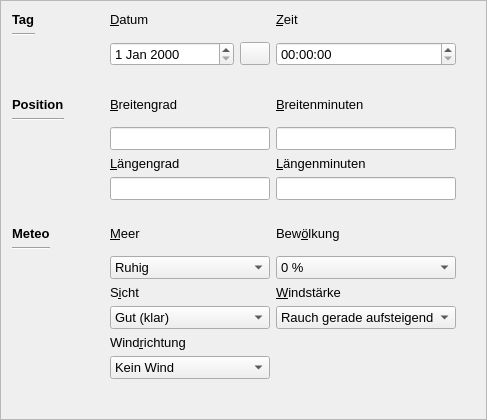
             <widget class="QFrame" name="frame_2">
              <property name="frameShape">
               <enum>QFrame::StyledPanel</enum>
              </property>
              <property name="frameShadow">
               <enum>QFrame::Raised</enum>
              </property>
              <layout class="QVBoxLayout" name="verticalLayout_5">
               <property name="rightMargin">
                <number>30</number>
               </property>
               <property name="bottomMargin">
                <number>0</number>
               </property>
               <item>
                <layout class="QGridLayout" name="gridLayout">
                 <item row="10" column="1">
                  <widget class="QComboBox" name="comboBoxSea">
                   <property name="font">
                    <font>
                     <family>Arial</family>
                     <pointsize>10</pointsize>
                    </font>
                   </property>
                   <item>
                    <property name="text">
                     <string>Ruhig</string>
                    </property>
                   </item>
                   <item>
                    <property name="text">
                     <string>Ruhig +</string>
                    </property>
                   </item>
                   <item>
                    <property name="text">
                     <string>Schön / Günstig</string>
                    </property>
                   </item>
                   <item>
                    <property name="text">
                     <string>Ruhig +</string>
                    </property>
                   </item>
                   <item>
                    <property name="text">
                     <string>Leicht unruhig</string>
                    </property>
                   </item>
                   <item>
                    <property name="text">
                     <string>Leicht unruhig +</string>
                    </property>
                   </item>
                   <item>
                    <property name="text">
                     <string>Unruhig</string>
                    </property>
                   </item>
                   <item>
                    <property name="text">
                     <string>Leicht bis sehr unruhig</string>
                    </property>
                   </item>
                   <item>
                    <property name="text">
                     <string>Sehr unruhig</string>
                    </property>
                   </item>
                   <item>
                    <property name="text">
                     <string>Unruhig +</string>
                    </property>
                   </item>
                   <item>
                    <property name="text">
                     <string>Stürmisch</string>
                    </property>
                   </item>
                   <item>
                    <property name="text">
                     <string>Stürmisch +</string>
                    </property>
                   </item>
                  </widget>
                 </item>
                 <item row="12" column="1">
                  <widget class="QComboBox" name="comboBoxSight">
                   <property name="font">
                    <font>
                     <family>Arial</family>
                     <pointsize>10</pointsize>
                    </font>
                   </property>
                   <item>
                    <property name="text">
                     <string>Gut (klar)</string>
                    </property>
                   </item>
                   <item>
                    <property name="text">
                     <string>Mässig (leicht dunstig)</string>
                    </property>
                   </item>
                   <item>
                    <property name="text">
                     <string>Gering (sehr dunstig)</string>
                    </property>
                   </item>
                  </widget>
                 </item>
                 <item row="4" column="2">
                  <widget class="QLabel" name="labelBreitenminuten">
                   <property name="font">
                    <font>
                     <family>Arial</family>
                     <pointsize>10</pointsize>
                    </font>
                   </property>
                   <property name="text">
                    <string>&amp;Breitenminuten</string>
                   </property>
                   <property name="alignment">
                    <set>Qt::AlignLeading|Qt::AlignLeft|Qt::AlignTop</set>
                   </property>
                   <property name="buddy">
                    <cstring>lineEditBreitenMinuten</cstring>
                   </property>
                  </widget>
                 </item>
                 <item row="5" column="1">
                  <widget class="QLineEdit" name="lineEditBreitenGrad">
                   <property name="font">
                    <font>
                     <family>Arial</family>
                     <pointsize>10</pointsize>
                    </font>
                   </property>
                  </widget>
                 </item>
                 <item row="6" column="1">
                  <widget class="QLabel" name="labelLangenGrad">
                   <property name="font">
                    <font>
                     <family>Arial</family>
                     <pointsize>10</pointsize>
                    </font>
                   </property>
                   <property name="text">
                    <string>&amp;Längengrad</string>
                   </property>
                   <property name="alignment">
                    <set>Qt::AlignLeading|Qt::AlignLeft|Qt::AlignTop</set>
                   </property>
                   <property name="buddy">
                    <cstring>lineEditLangenGrad</cstring>
                   </property>
                  </widget>
                 </item>
                 <item row="9" column="1">
                  <widget class="QLabel" name="labelSea">
                   <property name="font">
                    <font>
                     <family>Arial</family>
                     <pointsize>10</pointsize>
                    </font>
                   </property>
                   <property name="text">
                    <string>&amp;Meer</string>
                   </property>
                   <property name="alignment">
                    <set>Qt::AlignLeading|Qt::AlignLeft|Qt::AlignTop</set>
                   </property>
                   <property name="buddy">
                    <cstring>comboBoxSea</cstring>
                   </property>
                  </widget>
                 </item>
                 <item row="11" column="2">
                  <widget class="QLabel" name="labelWindStrength">
                   <property name="font">
                    <font>
                     <family>Arial</family>
                     <pointsize>10</pointsize>
                    </font>
                   </property>
                   <property name="text">
                    <string>&amp;Windstärke</string>
                   </property>
                   <property name="alignment">
                    <set>Qt::AlignLeading|Qt::AlignLeft|Qt::AlignTop</set>
                   </property>
                   <property name="buddy">
                    <cstring>comboBoxWindStrength</cstring>
                   </property>
                  </widget>
                 </item>
                 <item row="6" column="2">
                  <widget class="QLabel" name="labelLangenMinuten">
                   <property name="font">
                    <font>
                     <family>Arial</family>
                     <pointsize>10</pointsize>
                    </font>
                   </property>
                   <property name="text">
                    <string>&amp;Längenminuten</string>
                   </property>
                   <property name="alignment">
                    <set>Qt::AlignLeading|Qt::AlignLeft|Qt::AlignTop</set>
                   </property>
                   <property name="buddy">
                    <cstring>lineEditLangenMinuten</cstring>
                   </property>
                  </widget>
                 </item>
                 <item row="3" column="2">
                  <spacer name="horizontalSpacer_4">
                   <property name="orientation">
                    <enum>Qt::Horizontal</enum>
                   </property>
                   <property name="sizeHint" stdset="0">
                    <size>
                     <width>40</width>
                     <height>25</height>
                    </size>
                   </property>
                  </spacer>
                 </item>
                 <item row="7" column="1">
                  <widget class="QLineEdit" name="lineEditLangenGrad">
                   <property name="font">
                    <font>
                     <family>Arial</family>
                     <pointsize>10</pointsize>
                    </font>
                   </property>
                  </widget>
                 </item>
                 <item row="0" column="1">
                  <widget class="QLabel" name="labelDate">
                   <property name="font">
                    <font>
                     <family>Arial</family>
                     <pointsize>10</pointsize>
                    </font>
                   </property>
                   <property name="text">
                    <string>&amp;Datum</string>
                   </property>
                   <property name="alignment">
                    <set>Qt::AlignLeading|Qt::AlignLeft|Qt::AlignTop</set>
                   </property>
                   <property name="buddy">
                    <cstring>dateEdit</cstring>
                   </property>
                  </widget>
                 </item>
                 <item row="4" column="1">
                  <widget class="QLabel" name="labelBreitenGrad">
                   <property name="font">
                    <font>
                     <family>Arial</family>
                     <pointsize>10</pointsize>
                    </font>
                   </property>
                   <property name="text">
                    <string>&amp;Breitengrad</string>
                   </property>
                   <property name="alignment">
                    <set>Qt::AlignLeading|Qt::AlignLeft|Qt::AlignTop</set>
                   </property>
                   <property name="buddy">
                    <cstring>lineEditBreitenGrad</cstring>
                   </property>
                  </widget>
                 </item>
                 <item row="7" column="2">
                  <widget class="QLineEdit" name="lineEditLangenMinuten">
                   <property name="font">
                    <font>
                     <family>Arial</family>
                     <pointsize>10</pointsize>
                    </font>
                   </property>
                  </widget>
                 </item>
                 <item row="5" column="2">
                  <widget class="QLineEdit" name="lineEditBreitenMinuten">
                   <property name="font">
                    <font>
                     <family>Arial</family>
                     <pointsize>10</pointsize>
                    </font>
                   </property>
                  </widget>
                 </item>
                 <item row="8" column="2">
                  <spacer name="horizontalSpacer_5">
                   <property name="orientation">
                    <enum>Qt::Horizontal</enum>
                   </property>
                   <property name="sizeHint" stdset="0">
                    <size>
                     <width>40</width>
                     <height>20</height>
                    </size>
                   </property>
                  </spacer>
                 </item>
                 <item row="0" column="2">
                  <widget class="QLabel" name="labelTime">
                   <property name="font">
                    <font>
                     <family>Arial</family>
                     <pointsize>10</pointsize>
                    </font>
                   </property>
                   <property name="text">
                    <string>&amp;Zeit</string>
                   </property>
                   <property name="alignment">
                    <set>Qt::AlignLeading|Qt::AlignLeft|Qt::AlignTop</set>
                   </property>
                   <property name="buddy">
                    <cstring>timeEdit</cstring>
                   </property>
                  </widget>
                 </item>
                 <item row="1" column="1">
                  <layout class="QHBoxLayout" name="horizontalLayout_8">
                   <item>
                    <widget class="QDateEdit" name="dateEdit">
                     <property name="font">
                      <font>
                       <family>Arial</family>
                       <pointsize>10</pointsize>
                      </font>
                     </property>
                    </widget>
                   </item>
                   <item>
                    <widget class="QPushButton" name="pushButtonCalendar">
                     <property name="maximumSize">
                      <size>
                       <width>30</width>
                       <height>16777215</height>
                      </size>
                     </property>
                     <property name="font">
                      <font>
                       <family>Arial</family>
                       <pointsize>10</pointsize>
                      </font>
                     </property>
                     <property name="text">
                      <string/>
                     </property>
                     <property name="icon">
                      <iconset resource="resources.qrc">
                       <normaloff>:/logos/calendarIcon.png</normaloff>:/logos/calendarIcon.png</iconset>
                     </property>
                    </widget>
                   </item>
                  </layout>
                 </item>
                 <item row="12" column="2">
                  <widget class="QComboBox" name="comboBoxWindStrength">
                   <property name="font">
                    <font>
                     <family>Arial</family>
                     <pointsize>10</pointsize>
                    </font>
                   </property>
                   <item>
                    <property name="text">
                     <string>Rauch gerade aufsteigend</string>
                    </property>
                   </item>
                   <item>
                    <property name="text">
                     <string>Knapp leiser Zug</string>
                    </property>
                   </item>
                   <item>
                    <property name="text">
                     <string>Leiser Zug</string>
                    </property>
                   </item>
                   <item>
                    <property name="text">
                     <string>Knapp leichte Brise</string>
                    </property>
                   </item>
                   <item>
                    <property name="text">
                     <string>Leichte Brise</string>
                    </property>
                   </item>
                   <item>
                    <property name="text">
                     <string>Knapp schwache Brise</string>
                    </property>
                   </item>
                   <item>
                    <property name="text">
                     <string>Schwache Brise</string>
                    </property>
                   </item>
                   <item>
                    <property name="text">
                     <string>Knapp mässige Brise</string>
                    </property>
                   </item>
                   <item>
                    <property name="text">
                     <string>Mässige Brise</string>
                    </property>
                   </item>
                   <item>
                    <property name="text">
                     <string>Knapp frische Brise</string>
                    </property>
                   </item>
                   <item>
                    <property name="text">
                     <string>Frische Brise</string>
                    </property>
                   </item>
                   <item>
                    <property name="text">
                     <string>Starker Wind</string>
                    </property>
                   </item>
                   <item>
                    <property name="text">
                     <string>Steifer Wind</string>
                    </property>
                   </item>
                   <item>
                    <property name="text">
                     <string>Knapp stürmischer Wind</string>
                    </property>
                   </item>
                   <item>
                    <property name="text">
                     <string>Stürmischer Wind</string>
                    </property>
                   </item>
                   <item>
                    <property name="text">
                     <string>Sturm</string>
                    </property>
                   </item>
                   <item>
                    <property name="text">
                     <string>Schwerer Sturm</string>
                    </property>
                   </item>
                   <item>
                    <property name="text">
                     <string>Orkanartiger Sturm</string>
                    </property>
                   </item>
                   <item>
                    <property name="text">
                     <string>Orkan</string>
                    </property>
                   </item>
                  </widget>
                 </item>
                 <item row="10" column="2">
                  <widget class="QComboBox" name="comboBoxClouds">
                   <property name="font">
                    <font>
                     <family>Arial</family>
                     <pointsize>10</pointsize>
                    </font>
                   </property>
                   <item>
                    <property name="text">
                     <string>0 %</string>
                    </property>
                   </item>
                   <item>
                    <property name="text">
                     <string>12.5 %</string>
                    </property>
                   </item>
                   <item>
                    <property name="text">
                     <string>25 %</string>
                    </property>
                   </item>
                   <item>
                    <property name="text">
                     <string>37.5 %</string>
                    </property>
                   </item>
                   <item>
                    <property name="text">
                     <string>50 %</string>
                    </property>
                   </item>
                   <item>
                    <property name="text">
                     <string>62.5 %</string>
                    </property>
                   </item>
                   <item>
                    <property name="text">
                     <string>75 %</string>
                    </property>
                   </item>
                   <item>
                    <property name="text">
                     <string>87.5 %</string>
                    </property>
                   </item>
                   <item>
                    <property name="text">
                     <string>100 %</string>
                    </property>
                   </item>
                  </widget>
                 </item>
                 <item row="13" column="1">
                  <widget class="QLabel" name="labelWindDirection">
                   <property name="font">
                    <font>
                     <family>Arial</family>
                     <pointsize>10</pointsize>
                    </font>
                   </property>
                   <property name="text">
                    <string>Wind&amp;richtung</string>
                   </property>
                   <property name="alignment">
                    <set>Qt::AlignLeading|Qt::AlignLeft|Qt::AlignTop</set>
                   </property>
                   <property name="buddy">
                    <cstring>comboBoxWindDirection</cstring>
                   </property>
                  </widget>
                 </item>
                 <item row="1" column="2">
                  <widget class="QTimeEdit" name="timeEdit">
                   <property name="font">
                    <font>
                     <family>Arial</family>
                     <pointsize>10</pointsize>
                    </font>
                   </property>
                  </widget>
                 </item>
                 <item row="14" column="1">
                  <widget class="QComboBox" name="comboBoxWindDirection">
                   <property name="font">
                    <font>
                     <family>Arial</family>
                     <pointsize>10</pointsize>
                    </font>
                   </property>
                   <item>
                    <property name="text">
                     <string>Kein Wind</string>
                    </property>
                   </item>
                   <item>
                    <property name="text">
                     <string>Ost</string>
                    </property>
                   </item>
                   <item>
                    <property name="text">
                     <string>Ost-Nord-Ost</string>
                    </property>
                   </item>
                   <item>
                    <property name="text">
                     <string>Ost-Süd-Ost</string>
                    </property>
                   </item>
                   <item>
                    <property name="text">
                     <string>Nord</string>
                    </property>
                   </item>
                   <item>
                    <property name="text">
                     <string>Nord-Ost</string>
                    </property>
                   </item>
                   <item>
                    <property name="text">
                     <string>Nord-Nord-Ost</string>
                    </property>
                   </item>
                   <item>
                    <property name="text">
                     <string>Nord-West</string>
                    </property>
                   </item>
                   <item>
                    <property name="text">
                     <string>Nord-Nord-West</string>
                    </property>
                   </item>
                   <item>
                    <property name="text">
                     <string>Süd</string>
                    </property>
                   </item>
                   <item>
                    <property name="text">
                     <string>Süd-Ost</string>
                    </property>
                   </item>
                   <item>
                    <property name="text">
                     <string>Süd-Süd-Ost</string>
                    </property>
                   </item>
                   <item>
                    <property name="text">
                     <string>Süd-West</string>
                    </property>
                   </item>
                   <item>
                    <property name="text">
                     <string>Süd-Süd-West</string>
                    </property>
                   </item>
                   <item>
                    <property name="text">
                     <string>West</string>
                    </property>
                   </item>
                   <item>
                    <property name="text">
                     <string>West-Nord-West</string>
                    </property>
                   </item>
                   <item>
                    <property name="text">
                     <string>West-Süd-West</string>
                    </property>
                   </item>
                  </widget>
                 </item>
                 <item row="0" column="0">
                  <layout class="QHBoxLayout" name="horizontalLayout_55">
                   <item>
                    <layout class="QVBoxLayout" name="verticalLayout_19">
                     <item>
                      <widget class="QLabel" name="labelMetaTime">
                       <property name="font">
                        <font>
                         <family>Arial</family>
                         <pointsize>10</pointsize>
                         <weight>75</weight>
                         <bold>true</bold>
                        </font>
                       </property>
                       <property name="text">
                        <string>Tag</string>
                       </property>
                       <property name="alignment">
                        <set>Qt::AlignLeading|Qt::AlignLeft|Qt::AlignTop</set>
                       </property>
                      </widget>
                     </item>
                     <item>
                      <widget class="Line" name="line_3">
                       <property name="orientation">
                        <enum>Qt::Horizontal</enum>
                       </property>
                      </widget>
                     </item>
                    </layout>
                   </item>
                   <item>
                    <spacer name="horizontalSpacer_52">
                     <property name="orientation">
                      <enum>Qt::Horizontal</enum>
                     </property>
                     <property name="sizeHint" stdset="0">
                      <size>
                       <width>40</width>
                       <height>20</height>
                      </size>
                     </property>
                    </spacer>
                   </item>
                  </layout>
                 </item>
                 <item row="4" column="0">
                  <layout class="QHBoxLayout" name="horizontalLayout_56">
                   <item>
                    <layout class="QVBoxLayout" name="verticalLayout_20">
                     <item>
                      <widget class="QLabel" name="labelPosition">
                       <property name="font">
                        <font>
                         <family>Arial</family>
                         <pointsize>10</pointsize>
                         <weight>75</weight>
                         <bold>true</bold>
                        </font>
                       </property>
                       <property name="text">
                        <string>Position</string>
                       </property>
                       <property name="alignment">
                        <set>Qt::AlignLeading|Qt::AlignLeft|Qt::AlignTop</set>
                       </property>
                      </widget>
                     </item>
                     <item>
                      <widget class="Line" name="line_5">
                       <property name="orientation">
                        <enum>Qt::Horizontal</enum>
                       </property>
                      </widget>
                     </item>
                    </layout>
                   </item>
                   <item>
                    <spacer name="horizontalSpacer_53">
                     <property name="orientation">
                      <enum>Qt::Horizontal</enum>
                     </property>
                     <property name="sizeHint" stdset="0">
                      <size>
                       <width>40</width>
                       <height>20</height>
                      </size>
                     </property>
                    </spacer>
                   </item>
                  </layout>
                 </item>
                 <item row="9" column="2">
                  <widget class="QLabel" name="labelClouds">
                   <property name="font">
                    <font>
                     <family>Arial</family>
                     <pointsize>10</pointsize>
                    </font>
                   </property>
                   <property name="text">
                    <string>Bew&amp;ölkung</string>
                   </property>
                   <property name="alignment">
                    <set>Qt::AlignLeading|Qt::AlignLeft|Qt::AlignTop</set>
                   </property>
                   <property name="buddy">
                    <cstring>comboBoxClouds</cstring>
                   </property>
                  </widget>
                 </item>
                 <item row="9" column="0">
                  <layout class="QHBoxLayout" name="horizontalLayout_57">
                   <item>
                    <layout class="QVBoxLayout" name="verticalLayout_7">
                     <item>
                      <widget class="QLabel" name="labelMeteo">
                       <property name="font">
                        <font>
                         <family>Arial</family>
                         <pointsize>10</pointsize>
                         <weight>75</weight>
                         <bold>true</bold>
                        </font>
                       </property>
                       <property name="text">
                        <string>Meteo</string>
                       </property>
                      </widget>
                     </item>
                     <item>
                      <widget class="Line" name="line_9">
                       <property name="orientation">
                        <enum>Qt::Horizontal</enum>
                       </property>
                      </widget>
                     </item>
                    </layout>
                   </item>
                   <item>
                    <spacer name="horizontalSpacer_54">
                     <property name="orientation">
                      <enum>Qt::Horizontal</enum>
                     </property>
                     <property name="sizeHint" stdset="0">
                      <size>
                       <width>40</width>
                       <height>20</height>
                      </size>
                     </property>
                    </spacer>
                   </item>
                  </layout>
                 </item>
                 <item row="11" column="1">
                  <widget class="QLabel" name="labelSight">
                   <property name="font">
                    <font>
                     <family>Arial</family>
                     <pointsize>10</pointsize>
                    </font>
                   </property>
                   <property name="text">
                    <string>S&amp;icht</string>
                   </property>
                   <property name="alignment">
                    <set>Qt::AlignLeading|Qt::AlignLeft|Qt::AlignTop</set>
                   </property>
                   <property name="buddy">
                    <cstring>comboBoxSight</cstring>
                   </property>
                  </widget>
                 </item>
                </layout>
               </item>
               <item>
                <spacer name="verticalSpacer">
                 <property name="orientation">
                  <enum>Qt::Vertical</enum>
                 </property>
                 <property name="sizeHint" stdset="0">
                  <size>
                   <width>20</width>
                   <height>40</height>
                  </size>
                 </property>
                </spacer>
               </item>
              </layout>
             </widget>
